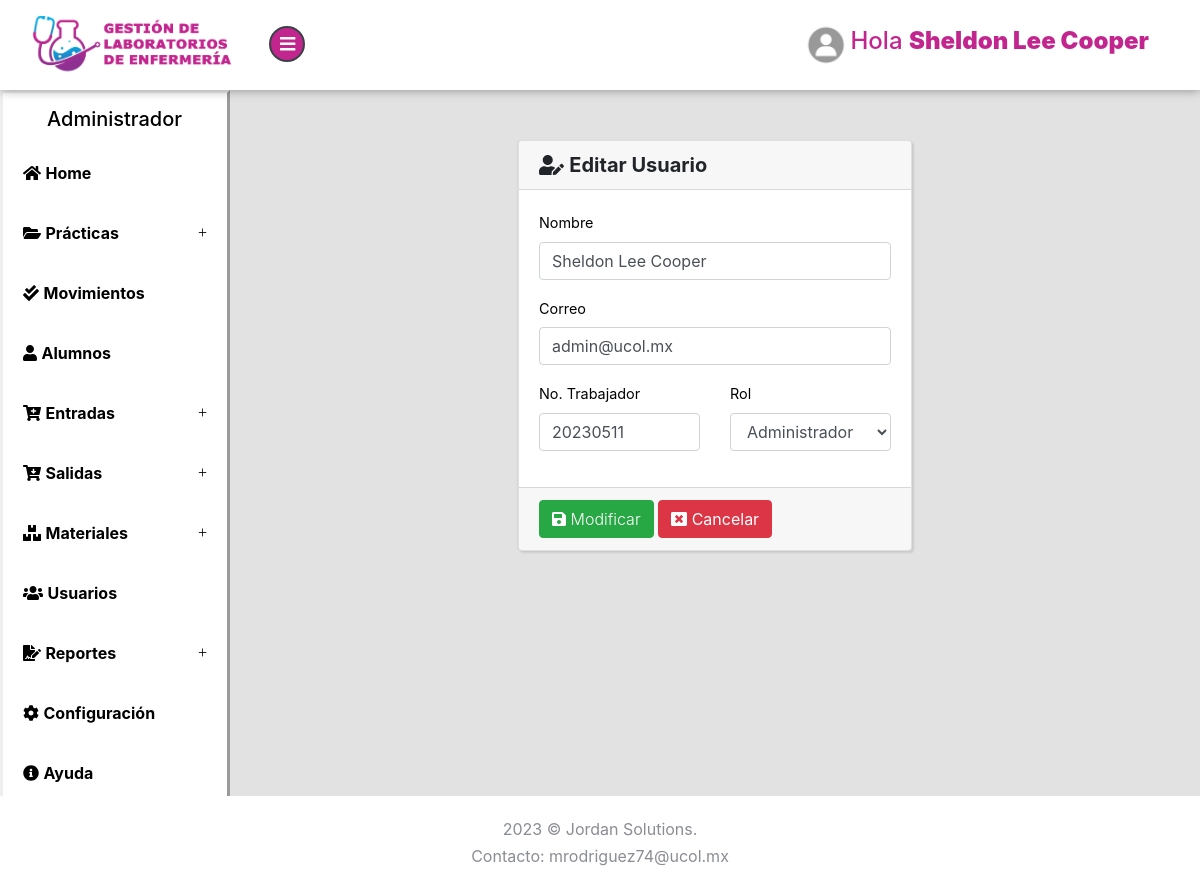
The page /Usuarios/editar?id=1 (signed in) on the database its author committed.
### tables this page shows
CREATE TABLE `usuarios` (
  `id` int(11) NOT NULL,
  `usuario` varchar(20) NOT NULL,
  `nombre` varchar(100) NOT NULL,
  `correo` varchar(100) NOT NULL,
  `rol` varchar(20) NOT NULL,
  `clave` varchar(150) NOT NULL,
  `estado` tinyint(4) NOT NULL DEFAULT 1,
  `perfil` varchar(150) NOT NULL DEFAULT 'perfil.jpg'
);

### Libraries/Core/Mysql.php (called while the page is built, shortened)
<?php
class Mysql extends Conexion{
    private $conexion;
    function __construct()
    {
        $this->conexion = new Conexion();
        $this->conexion = $this->conexion->conect();
    }
    public function select(string $query){
        $this->strquery = $query;
        $result = $this->conexion->prepare($this->strquery);
        $result->execute();
        $data = $result->fetch(PDO::FETCH_ASSOC);
        return $data;
    }
}
?>

### Libraries/Core/Conexion.php (called while the page is built)
<?php
class Conexion{
    private $conect;
    public function __construct()
    {
      $conexion = "mysql:host=".HOST.";dbname=".BD.";.CHARSET.";
      try {
          $this->conect = new PDO($conexion, DB_USER, PASS);
          $this->conect->setAttribute(PDO::ATTR_ERRMODE, PDO::ERRMODE_EXCEPTION);
      } catch (PDOException $e) {
          $this->conect = "Error en la conexion";
          echo "Error: " . $e->getMessage();
      }
    }
    public function conect()
    {
        return $this->conect;
    }
}
?>

### Models/UsuariosModel.php (called while the page is built, shortened)
<?php
class UsuariosModel extends Mysql{
    public function editarUsuarios(int $id)
    {
        $this->id = $id;
        $sql = "SELECT * FROM usuarios WHERE id = '{$this->id}'";
        $res = $this->select($sql);
        return $res;
    }
}
?>

### index.php (called while the page is built, shortened)
<?php
require_once("Helpers/Helpers.php");
require_once("Libraries/Core/Load.php");
?>

### Libraries/Core/Views.php (called while the page is built)
<?php
class Views{
    function getView($controller, $view, $alert="", $data1 = "", $data2 = "", $data3 = "", $data4 = "", $data5 = "")
    {
        $controller = get_class($controller);
        if ($controller == "Login") {
            $view = "Views/".$view.".php";
        }else{
            $view = "Views/" . $controller . "/" . $view . ".php";
        }
        require_once($view);
    }
}
?>

### Helpers/Helpers.php (called while the page is built, shortened)
<?php
function base_url()
{
    return BASE_URL;
}
?>

### Views/Usuarios/Editar.php (the view, shortened to what this page needs)
<?php if($_SESSION['rol'] <= 1){ ?>
<div class="page-content2">
    <section>
        <div class="card container-fluid2 text-center">
            <div class="card-header"><i class="fas fa-exclamation-circle"></i> ERROR</div>
            <div class="card-body">
                <img src="../Assets/img/unicornio.png" style="height: 400px; ">
                <h5 class="card-title">Error: No tienes acceso a esta página.</h5>
            </div>
            <div class="card-footer text-muted">
              <a href="<?php echo base_url() ?>Dashboard/Alumnos" class="btn btn-primary">Ir al inicio</a>
            </div>
        </div>
    </section>
</div>
<?php }  else { ?>
<div class="page-content">
    <section>
        <div class="row">
            <div class="col-lg-6 mt-auto">
                <div class="card container-fluid2">
                    <h5 class="card-header"><i class="fa fa-user-edit"></i> <strong>Editar Usuario</strong></h5>
                    <form method="post" action="<?php echo base_url(); ?>Usuarios/actualizar" autocomplete="off">
                        <div class="card-body">
                            <div class="form-group">
                                <label for="nombre">Nombre</label>
                                <input id="nombre" class="form-control" type="text" name="nombre" placeholder="Nombre" value="<?php echo $data1['nombre']; ?>" required>
                            </div>
                            <div class="form-group">
                                 <label for="nombre">Correo</label>
                                 <input id="correo" class="form-control" type="email" name="correo" placeholder="Correo" value="<?php echo $data1['correo']; ?>" required>
                            </div>
                            <div class="row">
                                <div class="col-lg-6">
                                    <div class="form-group">
                                        <label for="usuario">No. Trabajador</label>
                                        <input id="usuario" min="10000000" max="99999999" class="form-control" type="number" name="usuario" placeholder="No. Trabajador" value="<?php echo $data1['usuario']; ?>" required>
                                    </div>
                                </div>
                                <div class="col-lg-6">
                                    <label for="rol">Rol</label>
                                    <select id="rol" class="form-control" name="rol" required>
                                        <?php if ($_SESSION['rol'] >= 5) {?>
                                            <option value="5" <?php if ($data1['rol'] == "5") {echo "selected";} ?>>Administrador</option> <?php } ?>
                                    </select>
                                </div>
                            </div>
                        </div>
                        <div class="card-footer">
                            <button class="btn btn-success" type="submit"><i class="fas fa-save"></i> Modificar</button>
                            <a href="<?php echo base_url(); ?>Usuarios/Listar" class="btn btn-danger"><i class="fas fa-window-close"></i> Cancelar</a>
                        </div>
                    </form>
                </div>
            </div>
        </div>
    </section>
</div>
<?php } ?>

### Assets/css/style.default.css (style rules this page uses)
:root { --blue: #15c2e9; --graylight: #e2e2e2; --grayheader: #F7F7F7; --lavanda: #c2258e; --lavanda2: #d771b6; --lavanda3: #edbedd; --black: #000; --white: #fff; }
body { position: relative; }
section { padding: 0 1rem; }
a { -webkit-transition: all 0.3s; transition: all 0.3s; display: inline-block; }
button { cursor: pointer; }
i, span, strong { display: inline-block; }
input { outline: none; }
.card { margin-bottom: 30px; -webkit-box-shadow: 2px 2px 2px rgba(0, 0, 0, 0.1), -1px 0 2px rgba(0, 0, 0, 0.05); box-shadow: 2px 2px 2px rgba(0, 0, 0, 0.1), -1px 0 2px rgba(0, 0, 0, 0.05); }
.page-content { position: relative; background: var(--graylight); min-height: 100vh; width: calc(100% - 230px); padding: 0; padding-bottom: 70px; }
.form-control { height: calc(2.4rem + 2px); border: 1px solid #444951; background: transparent; border-radius: 0; color: #979a9f; padding: 0.45rem 0.75rem; }
button, input[type="submit"] { cursor: pointer; font-family: inherit; font-weight: 300 !important; }
form label { font-size: 0.9rem; color: var(--black); }
.btn { font-weight: 400; border: 1px solid transparent; padding: 0.45rem 0.75rem; font-size: 1rem; line-height: 1.5; border-radius: 0.25rem; -webkit-transition: color 0.15s ease-in-out, background-color 0.15s ease-in-out, border-color 0.15s ease-in-out, -webkit-box-shadow 0.15s ease-in-out; transition: color 0.15s ease-in-out, background-color 0.15s ease-in-out, border-color 0.15s ease-in-out, -webkit-box-shadow 0.15s ease-in-out; transition: color 0.15s ease-in-out, background-color 0.15s ease-in-out, border-color 0.15s ease-in-out, box-shadow 0.15s ease-in-out; transition: color 0.15s ease-in-out, background-color 0.15s ease-in-out, border-color 0.15s ease-in-out, box-shadow 0.15s ease-in-out, -webkit-box-shadow 0.15s ease-in-out; }
.btn-success { color: color-yiq(#28a745); background-color: #28a745; border-color: #28a745; }
.btn-danger { color: color-yiq(#bb414d); background-color: #bb414d; border-color: #bb414d; }
body { font-family: "Muli", sans-serif; font-size: 1rem; font-weight: 400; line-height: 1.5; color: #8a8d93; background-color: #fff; }
a { color: #db6574; text-decoration: none; }
h1, h2, h3, h4, h5, h6, .h1, .h2, .h3, .h4, .h5, .h6 { margin-bottom: 0.5rem; font-family: inherit; font-weight: 700; line-height: 1.2; color: inherit; }
h5, .h5 { font-size: 1.1rem; }
.card { background-color: #2d3035; border: 1px solid #34373d; border-radius: 0; }
.card-body { padding: 1.25rem; }
.card-header { padding: 0.75rem 1.25rem; background-color: rgba(0, 0, 0, 0.03); border-bottom: 1px solid #34373d; }
.card-header:first-child { border-radius: 0 0 0 0; }
.card-footer { padding: 0.75rem 1.25rem; background-color: rgba(0, 0, 0, 0.03); border-top: 1px solid #34373d; }
.card-footer:last-child { border-radius: 0 0 0 0; }
.container-fluid2 { margin: 50px 30px; }

### rows shown on the page
usuarios: nombre "Sheldon Lee Cooper", correo "admin@ucol.mx", usuario "20230511", rol "Administrador"

### other values the page prints
$_SESSION['nombre'] "Sheldon Lee Cooper"
